Frame 1 (no input): blank canvas, image omitted
Frame 60 (the mouse pressed at the canvas centre just before this capture): blank canvas, image omitted
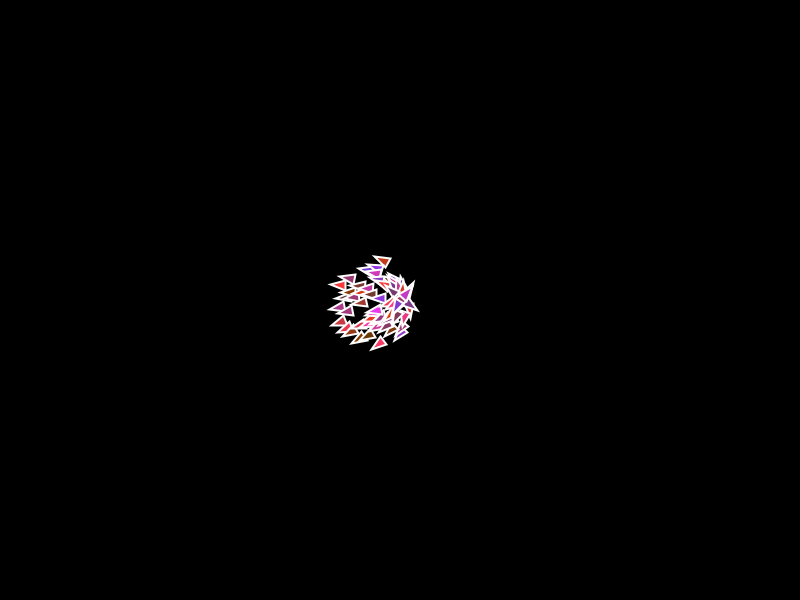
Frame 120 (the mouse held since frame 60 and released just before this capture)

The Processing sketch whose frames 1 and 60 were blank and that drew this single picture after the mouse press (run headless with seeded random() and noise(); from frame 60 on, the mouse is pressed at the canvas centre):

// Processing sketch: ejemploSeparacion
// ── ejemploSeparacion.pde
ArrayList<Vehicle> vehicles;

void setup() {
  size(800, 600);
  vehicles = new ArrayList();
  background(0);
}

void draw() {
  background(0);
  for (Vehicle v : vehicles) {
    v.align(vehicles);
    v.separate(vehicles);
    v.update();
    v.borders();
    v.display();
  }
  if (mousePressed) {
    Vehicle v = new Vehicle(mouseX, mouseY, PVector.random2D(), 1, 0.1);
    vehicles.add(v);
  }
}
// ── Vehicle.pde
class Vehicle {
  PVector pos;
  PVector vel;
  PVector acc;
  float mass = 1;
  float r = 5;
  float maxSpeed;
  float maxForce;
  float alignmentDistance;
  float alignmentRatio;
  float separationDistance;
  float separationRatio;
  float cohesionDistance;
  float cohesionRatio;

  color c;
  boolean debug = true;

  Vehicle(float x, float y, PVector vel, float maxSpeed, float maxForce) {
    pos = new PVector(x, y);
    this.vel = vel;
    acc = new PVector(0, 0);
    this.maxSpeed = maxSpeed;
    this.maxForce = maxForce;
    separationDistance = 40;
    alignmentDistance = 50;
    cohesionDistance = 100;
    c = color(random(100, 255), 58, random(0, 255));
  }
  void update() {
    vel.add(acc);
    vel.limit(maxSpeed);
    pos.add(vel);
    acc.mult(0);
  }
  void applyForce(PVector force) {
    PVector f = PVector.div(force, mass);
    acc.add(f);
  }
  void seek(PVector target) {
    PVector desired = PVector.sub(target, pos);
    desired.setMag(maxSpeed);
    PVector steering = PVector.sub(desired, vel);
    steering.limit(maxForce);
    applyForce(steering);
  }
  void display() {
    float ang = vel.heading();
    stroke(255);
    strokeWeight(2);
    fill(c);
    pushMatrix();
    translate(pos.x, pos.y);
    rotate(ang);
    beginShape();
    vertex(r * 3, 0);
    vertex(0, -r);
    vertex(0, r);
    endShape(CLOSE);
    popMatrix();
  }
  void borders() {
    pos.x = (pos.x + width) % width;
    pos.y = (pos.y + height) % height;
  }
  void align(ArrayList<Vehicle> vehicles) {
    PVector average = new PVector(0, 0);
    int count = 0;
    for (Vehicle v : vehicles) {
      float d = PVector.dist(pos, v.pos);
      if (this != v && d < alignmentDistance) {
        average.add(v.vel);
        count++;
      }
    }
    if (count > 0) {
      average.div(count);
      average.normalize();
      //average.mult(alignmentRatio);
      average.limit(maxForce);
      println("Align: " + average.mag());
      applyForce(average);
    }
  }
  void separate(ArrayList<Vehicle> vehicles) {
    PVector average = new PVector(0, 0);
    int count = 0;
    for (Vehicle v : vehicles) {
      float d = PVector.dist(pos, v.pos);
      if (this != v && d < separationDistance) {
        PVector difference = PVector.sub(pos, v.pos);
        difference.normalize();
        difference.div(d);
        average.add(difference);
        count++;
      }
    }
    if (count > 0) {
      average.div(count);
      average.limit(maxForce);
      println("Separation: " + average.mag());
      applyForce(average);
    }
  }
}
